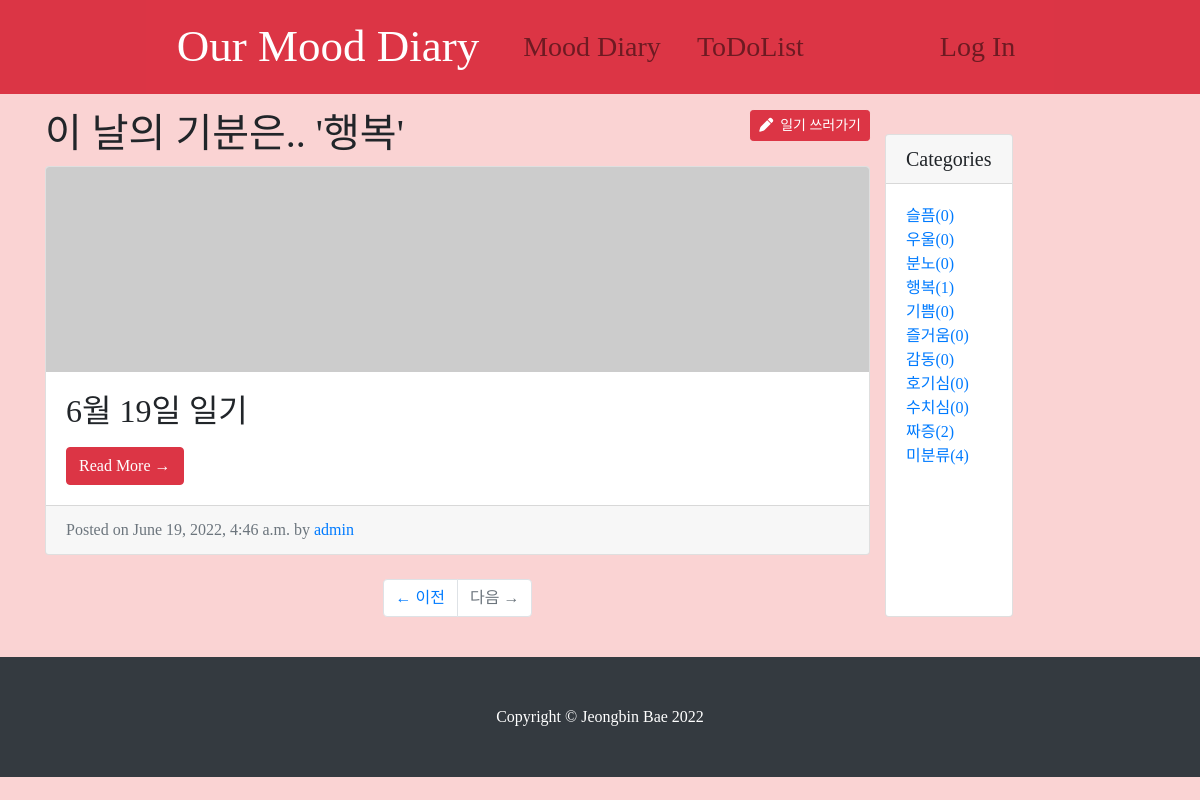
/diary/category/행복/ (signed in), run on the app's committed database.
### diary/models.py (models this page shows, shortened)
class Category(models.Model):
    name = models.CharField(max_length=50, unique=True)
    slug = models.SlugField(max_length=200, unique=True, allow_unicode=True)
    class Meta:
        verbose_name_plural : 'Categories'
    def __str__(self):
        return self.name
    def get_absolute_url(self):
        return f'/diary/category/{self.slug}/'

class Post(models.Model):
    title = models.CharField(max_length=30)
    tags = models.ManyToManyField(Tag, blank=True)
    content = MarkdownxField()
    hook_msg = models.TextField(blank=True)
    category = models.ForeignKey(Category, null=True, blank=True, on_delete=models.SET_NULL )
    created_at = models.DateTimeField(auto_now_add=True) #새로 작성했을 때 생성
    updated_at = models.DateTimeField(auto_now=True) # 수정했을 때 생성
    head_image = models.ImageField(upload_to='diary/images/%Y/%m/%d/', blank=True)
    file_upload = models.FileField(upload_to='diary/files/%Y/%m/%d', blank=True)
    author = models.ForeignKey(User, null=True, on_delete=models.SET_NULL)
    def get_absolute_url(self):
        return f'/diary/{self.pk}/'
    def get_content_markdown(self):
        return markdown(self.content)

### diary/views.py (the view)
# urls.py: path('category/<str:slug>/' ,views.categories_page),
def categories_page(request, slug):
    if slug == 'no-category':
        category = '미분류'
        post_list = Post.objects.filter(category=None)
    else:
        category = Category.objects.get(slug=slug)
        post_list = Post.objects.filter(category=category)
    context = {
        'categories': Category.objects.all(),
        'no_category_post_count': Post.objects.filter(category=None).count(),
        'category': category,
        'post_list': post_list
    }
    return render(request, 'diary/post_list.html', context)

### diary/templates/diary/post_list.html (shortened to what this page needs)
{% extends 'diary/base.html' %}
{% block main_area %}
        {% if user.is_authenticated %}
            {% if user.is_superuser or user.is_staff %}
                <a class="btn btn-danger btn-sm float-right" href="/diary/create_post/"
                   role="button"><i class="fas fa-pen"></i>&nbsp;&nbsp;일기 쓰러가기</a>
            {% endif %}
        {% endif %}
                <h1>이 날의 기분은..
                    {% if category %}'{{ category }}' {% endif %}
                </h1>
                {% for p in post_list %}
                <div class="card mb-4">
                    {% if p.head_image %}
                        <img class="card-img-top" src="{{ p.head_image.url }}" alt="Card image cap">
                        {% else %}
                        <img class="card-img-top" src="https://picsum.photos/seed/{{ p.pk }}/800/200" alt="Card image cap">
                    {% endif %}
                    <div class="card-body">
                        <h2 class="card-title">{{ p.title}}</h2>
                        <a href="{{ p.get_absolute_url }}" class="btn btn-danger">Read More &rarr;</a>
                    </div>
                    <div class="card-footer text-muted">
                        Posted on {{ p.created_at}} by
                        <a href="#">{{ p.author }}</a>
                    </div>
                </div>
                {% endfor %}
                <ul class="pagination justify-content-center mb-4">
                    <li class="page-item">
                        <a class="page-link" href="#">&larr; 이전</a>
                    </li>
                    <li class="page-item disabled">
                        <a class="page-link" href="#">다음 &rarr;</a>
                    </li>
                </ul>
{% endblock %}

### diary/templates/diary/base.html (shortened to what this page needs)
<!DOCTYPE html>
<html>
{% load static %}
<head>
        <link rel="stylesheet" href="{% static 'diary/bootstrap/bootstrap.min.css' %}" media="screen">
        <link rel="stylesheet" href="{% static 'diary/css/diary-post.css' %}" media="screen">
</head>
<body>
    {% include 'diary/navbar.html' %}
    <div class="container my-3">
        <div class="row">
            <div class="col-md-8 col-lg-9">
                {% block main_area %}
                {% endblock %}
            </div>
                <div class="card my-4">
                    <h5 class="card-header">Categories</h5>
                    <div class="card-body">
                        <div class="row">
                            <div class="col-lg-12">
                                <ul class="list-unstyled mb-0">
                                    {% for c in categories %}
                                        <li>
                                            <a href="{{ c.get_absolute_url }}">{{ c.name }}({{ c.post_set.count }})</a>
                                        </li>
                                    {% endfor %}
                                    <li>
                                        <a href="/diary/category/no-category">미분류({{ no_category_post_count }})</a>
                                    </li>
                                </ul>
                            </div>
                        </div>
                    </div>
                </div>
            </div>
        </div>
    {% include 'diary/footer.html' %}
</body>
</html>

### diary/static/diary/css/diary-post.css (style rules this page uses)
* { font-family: 'EarlyFontDiary'; }
body { background-color: #FAD3D3FF; font-family: 'EarlyFontDiary'; }

### data on the page
Category: name "행복", post_set.count "1"
Post: title "6월 19일 일기", created_at "June 19, 2022, 4:46 a.m.", author "admin"
Category: name "슬픔", post_set.count "0"
Category: name "우울", post_set.count "0"
Category: name "분노", post_set.count "0"
Category: name "기쁨", post_set.count "0"
Category: name "즐거움", post_set.count "0"
Category: name "감동", post_set.count "0"
Category: name "호기심", post_set.count "0"
Category: name "수치심", post_set.count "0"
Category: name "짜증", post_set.count "2"

### other printed values
{{ no_category_post_count }} "4"
